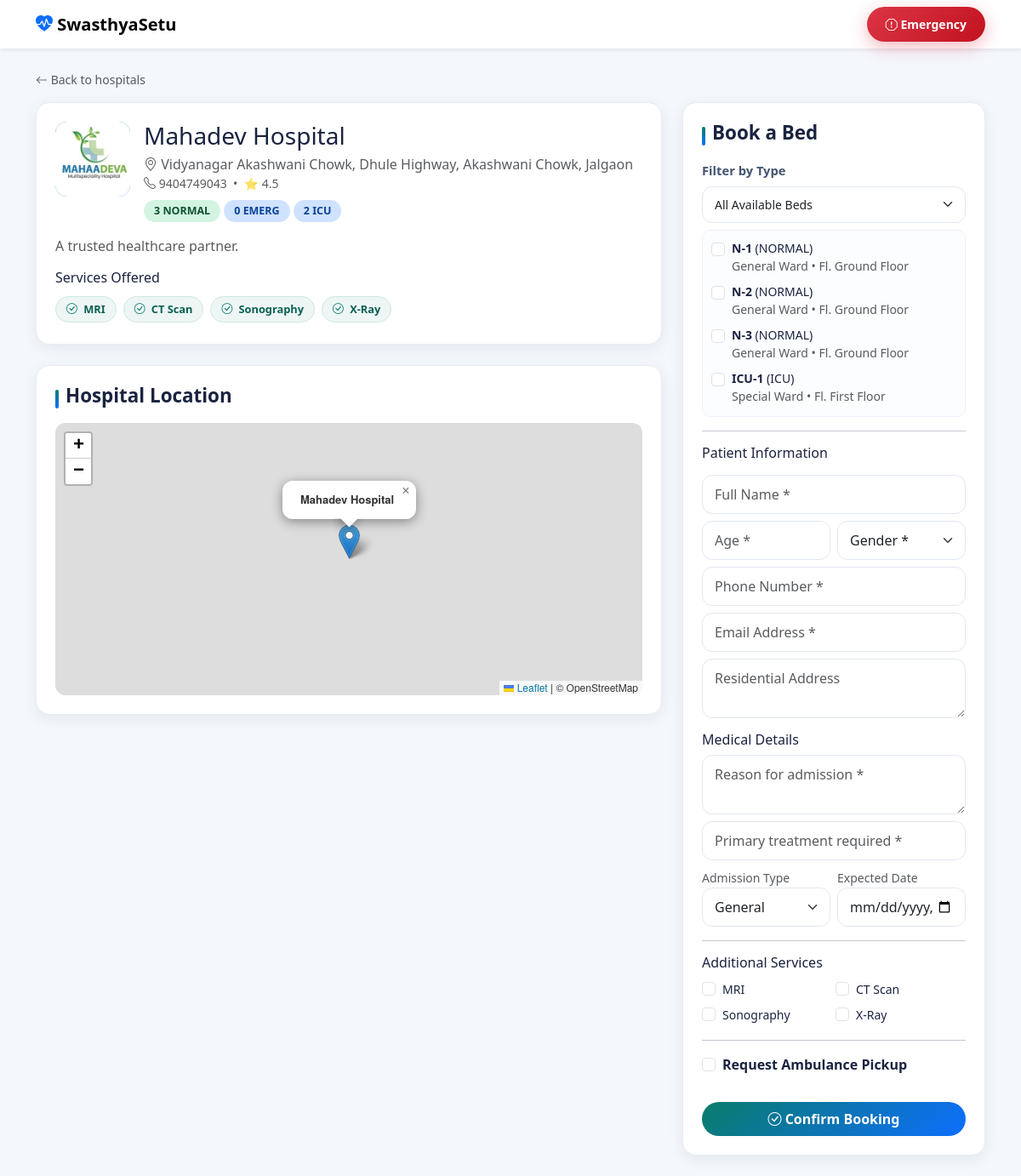
The app's page /hospital/3 with its own data.
### app.py (models this page shows, shortened)
class HospitalProfile(db.Model):
    __tablename__ = 'hospital_profiles'
    id = db.Column(db.Integer, primary_key=True)
    user_id = db.Column(db.Integer, db.ForeignKey('users.id'), unique=True, nullable=False)
    hospital_name = db.Column(db.String(200), nullable=False)
    address = db.Column(db.Text, nullable=False)
    contact_number = db.Column(db.String(20), nullable=False)
    district_id = db.Column(db.Integer, db.ForeignKey('districts.id'), nullable=False)
    description = db.Column(db.Text)
    logo_filename = db.Column(db.String(200), nullable=True)
    hospital_image = db.Column(db.String(200), nullable=True)
    license_number = db.Column(db.String(100))
    category = db.Column(db.String(100))
    rating = db.Column(db.Float, default=4.5)
    latitude = db.Column(db.Float, default=19.0760)
    longitude = db.Column(db.Float, default=72.8777)
    created_at = db.Column(db.DateTime, default=datetime.utcnow)
    beds = db.relationship('Bed', backref='hospital', lazy=True, cascade='all, delete-orphan')
    bookings = db.relationship('Booking', backref='hospital')
    ambulances = db.relationship('Ambulance', backref='hospital', lazy=True, cascade='all, delete-orphan')
    services = db.relationship('HospitalService', backref='hospital', lazy=True, cascade='all, delete-orphan')
    @property
    def available_normal_beds(self):
        return Bed.query.filter_by(hospital_id=self.id, bed_type='normal', status='available', is_active=True).count()
    @property
    def available_emergency_beds(self):
        return Bed.query.filter_by(hospital_id=self.id, bed_type='emergency', status='available', is_active=True).count()
    @property
    def available_icu_beds(self):
        return Bed.query.filter_by(hospital_id=self.id, bed_type='icu', status='available', is_active=True).count()
    @property
    def service_names(self):
        return [s.service_name for s in self.services if s.is_available]

class HospitalService(db.Model):
    __tablename__ = 'hospital_services'
    id = db.Column(db.Integer, primary_key=True)
    hospital_id = db.Column(db.Integer, db.ForeignKey('hospital_profiles.id'), nullable=False)
    service_name = db.Column(db.String(100), nullable=False)
    is_available = db.Column(db.Boolean, default=True)

class Bed(db.Model):
    __tablename__ = 'beds'
    id = db.Column(db.Integer, primary_key=True)
    hospital_id = db.Column(db.Integer, db.ForeignKey('hospital_profiles.id'), nullable=False)
    bed_number = db.Column(db.String(20), nullable=False)
    bed_type = db.Column(db.String(20), nullable=False)  # normal, emergency, icu
    ward_name = db.Column(db.String(100))
    floor = db.Column(db.String(20))
    status = db.Column(db.String(20), default='available')  # available, booked, maintenance, emergency_reserved
    is_active = db.Column(db.Boolean, default=True)
    created_at = db.Column(db.DateTime, default=datetime.utcnow)
    current_booking_id = db.Column(db.Integer, db.ForeignKey('bookings.id'), nullable=True)

### app.py (the view)
@app.route('/hospital/<int:hospital_id>')
def hospital_detail(hospital_id):
    hospital = HospitalProfile.query.get_or_404(hospital_id)
    if not hospital.user.is_approved or not hospital.user.is_active:
        flash('Hospital not available', 'danger')
        return redirect(url_for('index'))
    beds = Bed.query.filter_by(hospital_id=hospital.id, is_active=True).all()
    return render_template('hospital_detail.html', hospital=hospital, beds=beds)

### templates/hospital_detail.html (shortened to what this page needs)
{% extends 'base.html' %}
{% block public_content %}
<nav class="navbar navbar-light bg-white shadow-sm sticky-top">
  <div class="container">
    <a class="navbar-brand fw-bold" href="{{ url_for('index') }}">
      <i class="bi bi-heart-pulse-fill text-primary"></i> {{ APP_NAME }}
    </a>
    <a href="{{ url_for('emergency_page') }}" class="btn btn-emergency btn-sm">
      <i class="bi bi-exclamation-octagon"></i> Emergency
    </a>
  </div>
</nav>
<div class="container py-4">
  <a href="{{ url_for('index') }}" class="text-muted small mb-3 d-inline-block">
    <i class="bi bi-arrow-left"></i> Back to hospitals
  </a>
  <div class="row g-4">
    <div class="col-lg-8">
      <div class="card-soft">
        <div class="d-flex gap-3 align-items-start">
          <div style="width:88px;height:88px;border-radius:14px;background:linear-gradient(135deg,#0a7c6b,#0d6efd);color:white;display:inline-flex;align-items:center;justify-content:center;font-size:2.5rem;flex-shrink:0; overflow:hidden;">
            {% if hospital.logo_filename %}
              <img src="{{ url_for('hospital_logo', filename=hospital.logo_filename) }}" style="width:100%;height:100%;object-fit:cover;">
            {% else %}
              <i class="bi bi-hospital"></i>
            {% endif %}
          </div>
          <div class="flex-grow-1">
            <h3 class="mb-1">{{ hospital.hospital_name }}</h3>
            <div class="text-muted"><i class="bi bi-geo-alt"></i> {{ hospital.address }}</div>
            <div class="text-muted small">
              <i class="bi bi-telephone"></i> {{ hospital.contact_number }} &nbsp;•&nbsp; ⭐ {{ '%.1f'|format(hospital.rating or 0) }}
            </div>
            <div class="mt-2">
              <span class="status-badge status-available">{{ hospital.available_normal_beds }} Normal</span>
              <span class="status-badge status-on_route">{{ hospital.available_emergency_beds }} Emerg</span>
              <span class="status-badge status-booked">{{ hospital.available_icu_beds }} ICU</span>
            </div>
          </div>
        </div>
        <p class="mt-3 text-muted">{{ hospital.description or 'A trusted healthcare partner.' }}</p>
        <h6 class="mt-3 mb-2">Services Offered</h6>
        <div class="d-flex flex-wrap gap-1">
          {% for s in hospital.service_names %}
            <span class="service-badge"><i class="bi bi-check-circle"></i> {{ s }}</span>
          {% else %}
            <em class="text-muted">No services listed.</em>
          {% endfor %}
        </div>
      </div>
      <div class="card-soft mt-4">
        <h5 class="section-title">Hospital Location</h5>
        <div id="map" style="height:320px; border-radius:12px;"></div>
      </div>
    </div>
    <div class="col-lg-4">
      <div class="card-soft">
        <h5 class="section-title">Book a Bed</h5>
        <form method="post" action="{{ url_for('book_beds') }}" id="bookForm">
          <div class="mb-2">
            <label class="form-label small fw-bold">Filter by Type</label>
            <select id="bedTypeFilter" class="form-select form-select-sm">
              <option value="all">All Available Beds</option>
            </select>
          </div>
          <div id="bedList" style="max-height:220px; overflow-y:auto; border:1px solid #eef; border-radius:10px; padding:10px; background:#fcfdff;">
            {% for b in beds if b.status == 'available' %}
              <div class="form-check bed-row mb-2" data-type="{{ b.bed_type }}">
                <input class="form-check-input bed-check" type="checkbox" value="{{ b.id }}" id="b{{ b.id }}">
                <label class="form-check-label small" for="b{{ b.id }}">
                  <strong>{{ b.bed_number }}</strong> ({{ b.bed_type.upper() }})<br>
                  <span class="text-muted">{{ b.ward_name or 'General' }} • Fl. {{ b.floor or '—' }}</span>
                </label>
              </div>
            {% else %}
              <div class="text-center py-3">
                <i class="bi bi-exclamation-circle text-muted"></i>
                <div class="text-muted small">No available beds found.</div>
              </div>
            {% endfor %}
          </div>
          <hr class="my-3">
          <h6 class="mb-3">Patient Information</h6>
          <div class="row g-2">
            <div class="col-12">
                <input class="form-control" name="patient_name" placeholder="Full Name *" required>
            </div>
            <div class="col-6">
                <input class="form-control" name="patient_age" type="number" placeholder="Age *" required>
            </div>
            <div class="col-6">
                <select class="form-select" name="patient_gender" required>
                    <option value="">Gender *</option>
                </select>
            </div>
            <div class="col-12">
                <input class="form-control" name="patient_phone" placeholder="Phone Number *" required>
            </div>
            <div class="col-12">
                <input class="form-control" name="patient_email" placeholder="Email Address *" type="email" required>
            </div>
            <div class="col-12">
                <textarea class="form-control" name="patient_address" rows="2" placeholder="Residential Address"></textarea>
            </div>
          </div>
          <h6 class="mt-3 mb-2">Medical Details</h6>
          <div class="row g-2">
            <div class="col-12">
                <textarea class="form-control" name="reason" rows="2" placeholder="Reason for admission *" required></textarea>
            </div>
            <div class="col-12">
                <input class="form-control" name="treatment_needed" placeholder="Primary treatment required *" required>
            </div>
            <div class="col-6">
              <label class="small text-muted">Admission Type</label>
              <select class="form-select" name="admission_type">
                <option value="general">General</option>
              </select>
            </div>
            <div class="col-6">
              <label class="small text-muted">Expected Date</label>
              <input class="form-control" type="datetime-local" name="expected_admission_date">
            </div>
          </div>
          {% if hospital.service_names %}
          <hr class="my-3">
          <h6 class="mb-2">Additional Services</h6>
          <div class="row g-1">
            {% for s in hospital.service_names %}
              <div class="col-6">
                <div class="form-check">
                  <input class="form-check-input" type="checkbox" name="services" value="{{ s }}" id="svc_{{ loop.index }}">
                  <label class="form-check-label small" for="svc_{{ loop.index }}">{{ s }}</label>
                </div>
              </div>
            {% endfor %}
          </div>
          {% endif %}
          <hr class="my-3">
          <div class="form-check mb-2">
            <input class="form-check-input" type="checkbox" id="ambChk" name="needs_ambulance">
            <label class="form-check-label fw-bold" for="ambChk">Request Ambulance Pickup</label>
          </div>
          <button type="submit" class="btn btn-primary w-100 mt-4 py-2 fw-bold">
            <i class="bi bi-check-circle"></i> Confirm Booking
          </button>
        </form>
      </div>
    </div>
  </div>
</div>
{% endblock %}

### records on screen
HospitalProfile: logo_filename (picture), hospital_name "Mahadev Hospital", address "Vidyanagar Akashwani Chowk, Dhule Highway, Akashwani Chowk, Jalgaon", contact_number "9404749043", rating "4.5", available_normal_beds "3", description "A trusted healthcare partner."
HospitalService: service_name "MRI"
HospitalService: service_name "CT Scan"
HospitalService: service_name "Sonography"
HospitalService: service_name "X-Ray"
Bed: bed_number "N-1", bed_type "NORMAL", ward_name "General Ward", floor "Ground Floor"
Bed: bed_number "N-2", bed_type "NORMAL", ward_name "General Ward", floor "Ground Floor"
Bed: bed_number "N-3", bed_type "NORMAL", ward_name "General Ward", floor "Ground Floor"
Bed: bed_number "ICU-1", bed_type "ICU", ward_name "Special Ward", floor "First Floor"

### other values on screen
{{ APP_NAME }} "SwasthyaSetu"
{{ hospital.available_emergency_beds }} "0"
{{ hospital.available_icu_beds }} "2"
